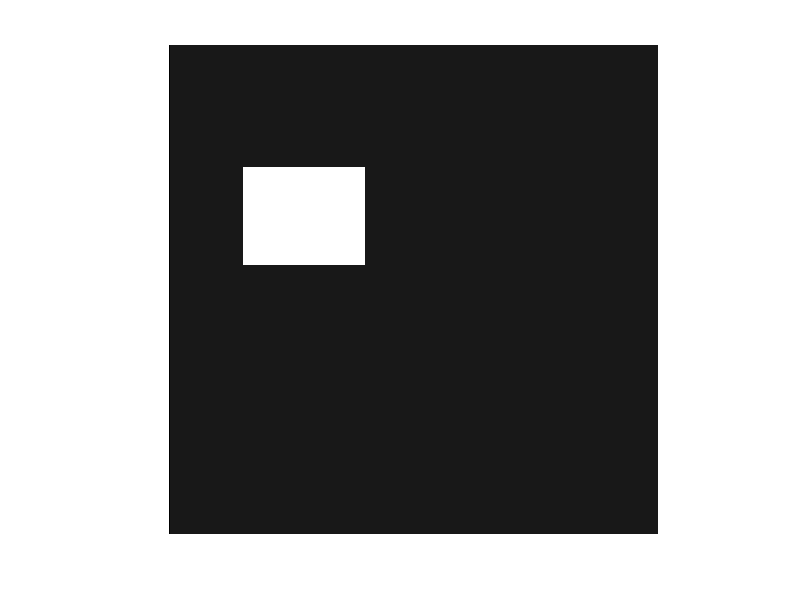

MATLAB code to generate this figure:
input=ones(20,20);
region=[7,4,6,2];
for x=1:20
    for y=1:20
        if region(1)+2 >=x && region(2)+2<=x && region(3)+2 >=y && region(4)+2<=y
                input(x,y)=input(x,y);
        else
                input(x,y)=0.1*input(x,y);
        end
    end
end
imshow(input)
